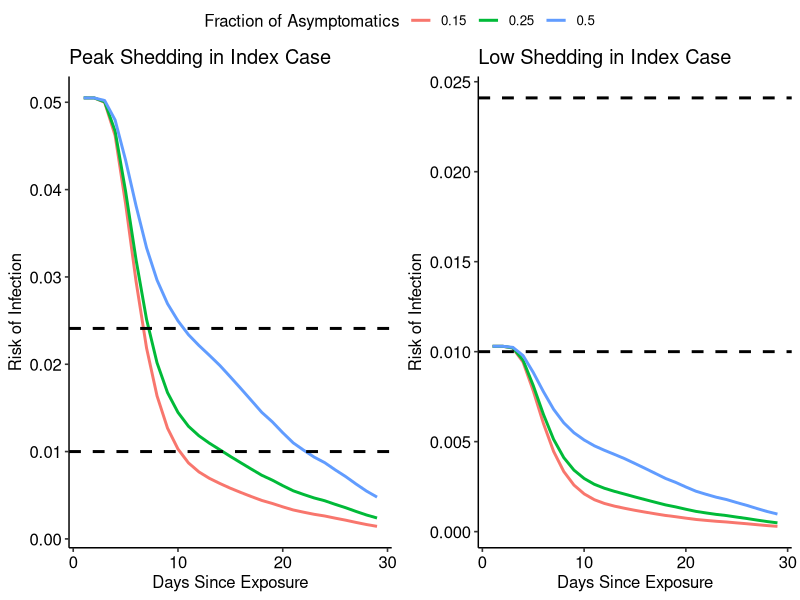
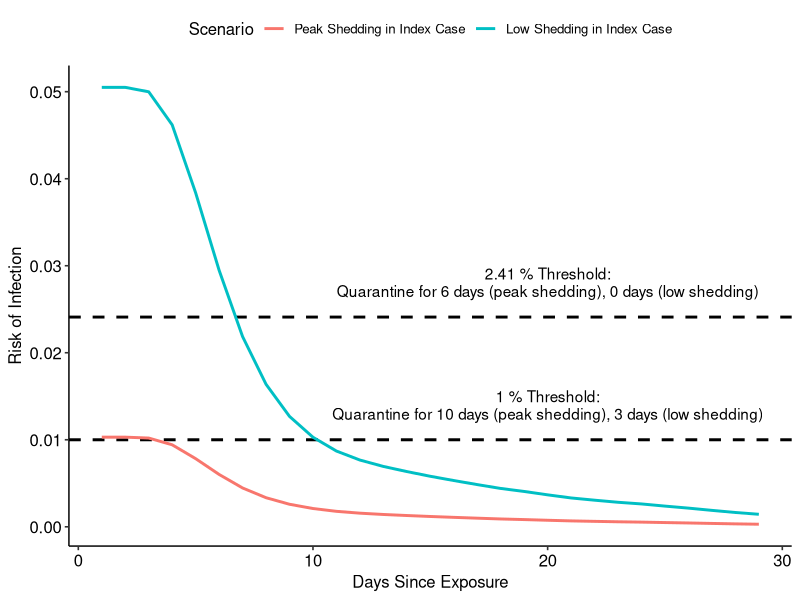

Here is the R script that generated these plots, in order:
#peak shedding in index case

#read in data from logic tables where 1st column
#is the discount on risk of getting sick under ideal testing to find
#asymptomatics as soon as they start shedding and column 2 is the
#probability that asymptomatics have finished shedding (from exposure, shedding
#starts 3 days pre what would be symptom onset)

risk.discount<-read.csv('risk_discount_data.csv')




#initial risk

#highest risk individual 15 min close contact
0.0505

#lowest risk individual, 15 min close contact
0.0103

risk.start<-c(0.0505,0.0103)

#fraction expected to be asymptomatic
fraction.asymptomatic<-c(0.15,0.25,0.50)

for (j in 1:length(risk.start)){
  
  for (i in 1:length(fraction.asymptomatic)){
    
    combined.discount<-1-(1-fraction.asymptomatic[i])*(1-risk.discount$discount)-fraction.asymptomatic[i]*risk.discount$asymp
    
    risks<-risk.start[j]*combined.discount
    days<-1:length(risks)
    
    if (i==1 & j==1){
      frame<-data.frame(risks=risks,days=days,risk.start=risk.start[j],fraction.asymptomatic=fraction.asymptomatic[i])
    }else{
      frametemp<-data.frame(risks=risks,days=days,risk.start=risk.start[j],fraction.asymptomatic=fraction.asymptomatic[i])
      frame<-rbind(frame,frametemp)
    }
  }
}

require(ggplot2)
require(ggpubr)

A<-ggplot(frame[frame$risk.start==0.0505,],aes(x=days,y=risks,colour=as.character(fraction.asymptomatic)))+
  geom_line(size=1)+
  scale_colour_discrete(name="Fraction of Asymptomatics")+
  scale_x_continuous(name="Days Since Exposure")+
  scale_y_continuous(name="Risk of Infection")+
  geom_hline(yintercept=0.01,linetype="dashed",size=1)+
  geom_hline(yintercept=0.0241,linetype="dashed",size=1)+
  theme_pubr()+
  ggtitle("Peak Shedding in Index Case")

B<-ggplot(frame[frame$risk.start==0.0103,],aes(x=days,y=risks,colour=as.character(fraction.asymptomatic)))+
  geom_line(size=1)+
  scale_colour_discrete(name="Fraction of Asymptomatics")+
  scale_x_continuous(name="Days Since Exposure")+
  scale_y_continuous(name="Risk of Infection")+
  geom_hline(yintercept=0.01,linetype="dashed",size=1)+
  geom_hline(yintercept=0.0241,linetype="dashed",size=1)+
  theme_pubr()+
  ggtitle("Low Shedding in Index Case")

windows()
ggarrange(A,B,common.legend = TRUE)


subframe<-frame[frame$fraction.asymptomatic==0.15,]
subframe$quarantine1<-rep(NA,length(subframe$risks))
subframe$quarantine1<-subframe$risks<=0.01
subframe$quarantine2<-rep(NA,length(subframe$risks))
subframe$quarantine2<-subframe$risks<=0.0241

windows()
ggplot(subframe,aes(x=days,y=risks,colour=as.character(risk.start),group=as.character(risk.start)))+
  geom_hline(yintercept=0.01,linetype="dashed",size=1)+
  geom_hline(yintercept=0.0241,linetype="dashed",size=1)+
  scale_colour_discrete(name="Scenario",labels=c("Peak Shedding in Index Case","Low Shedding in Index Case"))+
  scale_x_continuous(name="Days Since Exposure")+
  scale_y_continuous(name="Risk of Infection")+
  annotate("text", x = 20, y = 0.015, label = "1 % Threshold:")+
  annotate("text",x=20,y=0.013,label="Quarantine for 10 days (peak shedding), 3 days (low shedding)")+
  annotate("text", x = 20, y = 0.0291, label = "2.41 % Threshold:")+
  annotate("text",x=20,y=0.0271,label="Quarantine for 6 days (peak shedding), 0 days (low shedding)")+
  theme_pubr()+
  geom_line(size=1)
